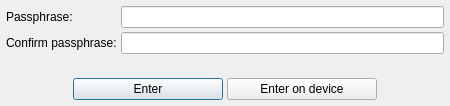
<?xml version="1.0" encoding="UTF-8"?>
<ui version="4.0">
 <class>HardwareWalletPassDlg</class>
 <widget class="QDialog" name="HardwareWalletPassDlg">
  <property name="geometry">
   <rect>
    <x>0</x>
    <y>0</y>
    <width>450</width>
    <height>106</height>
   </rect>
  </property>
  <property name="sizePolicy">
   <sizepolicy hsizetype="Fixed" vsizetype="Fixed">
    <horstretch>0</horstretch>
    <verstretch>0</verstretch>
   </sizepolicy>
  </property>
  <property name="minimumSize">
   <size>
    <width>0</width>
    <height>0</height>
   </size>
  </property>
  <property name="maximumSize">
   <size>
    <width>1000</width>
    <height>1000</height>
   </size>
  </property>
  <property name="font">
   <font>
    <weight>50</weight>
    <bold>false</bold>
   </font>
  </property>
  <property name="windowTitle">
   <string>Dialog</string>
  </property>
  <property name="modal">
   <bool>true</bool>
  </property>
  <layout class="QVBoxLayout" name="verticalLayout">
   <property name="spacing">
    <number>4</number>
   </property>
   <property name="leftMargin">
    <number>6</number>
   </property>
   <property name="topMargin">
    <number>6</number>
   </property>
   <property name="rightMargin">
    <number>6</number>
   </property>
   <property name="bottomMargin">
    <number>6</number>
   </property>
   <item>
    <layout class="QGridLayout" name="gridLayout">
     <item row="0" column="0">
      <widget class="QLabel" name="label">
       <property name="text">
        <string>Passphrase:</string>
       </property>
      </widget>
     </item>
     <item row="0" column="1">
      <widget class="QLineEdit" name="edtPass">
       <property name="minimumSize">
        <size>
         <width>180</width>
         <height>0</height>
        </size>
       </property>
       <property name="echoMode">
        <enum>QLineEdit::Password</enum>
       </property>
      </widget>
     </item>
     <item row="1" column="0">
      <widget class="QLabel" name="label_2">
       <property name="text">
        <string>Confirm passphrase:</string>
       </property>
      </widget>
     </item>
     <item row="1" column="1">
      <widget class="QLineEdit" name="edtPassConfirm">
       <property name="minimumSize">
        <size>
         <width>180</width>
         <height>0</height>
        </size>
       </property>
       <property name="echoMode">
        <enum>QLineEdit::Password</enum>
       </property>
      </widget>
     </item>
    </layout>
   </item>
   <item>
    <spacer name="verticalSpacer">
     <property name="orientation">
      <enum>Qt::Vertical</enum>
     </property>
     <property name="sizeType">
      <enum>QSizePolicy::Expanding</enum>
     </property>
     <property name="sizeHint" stdset="0">
      <size>
       <width>20</width>
       <height>0</height>
      </size>
     </property>
    </spacer>
   </item>
   <item>
    <layout class="QHBoxLayout" name="horizontalLayout">
     <property name="spacing">
      <number>4</number>
     </property>
     <item>
      <spacer name="horizontalSpacer">
       <property name="orientation">
        <enum>Qt::Horizontal</enum>
       </property>
       <property name="sizeHint" stdset="0">
        <size>
         <width>40</width>
         <height>20</height>
        </size>
       </property>
      </spacer>
     </item>
     <item>
      <widget class="QPushButton" name="btnEnterPass">
       <property name="sizePolicy">
        <sizepolicy hsizetype="Fixed" vsizetype="Fixed">
         <horstretch>0</horstretch>
         <verstretch>0</verstretch>
        </sizepolicy>
       </property>
       <property name="minimumSize">
        <size>
         <width>150</width>
         <height>0</height>
        </size>
       </property>
       <property name="text">
        <string>Enter</string>
       </property>
       <property name="autoRepeatDelay">
        <number>36</number>
       </property>
       <property name="autoDefault">
        <bool>false</bool>
       </property>
       <property name="default">
        <bool>true</bool>
       </property>
      </widget>
     </item>
     <item>
      <widget class="QPushButton" name="btnEnterOnDevice">
       <property name="minimumSize">
        <size>
         <width>150</width>
         <height>0</height>
        </size>
       </property>
       <property name="text">
        <string>Enter on device</string>
       </property>
      </widget>
     </item>
     <item>
      <spacer name="horizontalSpacer_2">
       <property name="orientation">
        <enum>Qt::Horizontal</enum>
       </property>
       <property name="sizeHint" stdset="0">
        <size>
         <width>40</width>
         <height>20</height>
        </size>
       </property>
      </spacer>
     </item>
    </layout>
   </item>
  </layout>
 </widget>
 <resources/>
 <connections/>
</ui>
